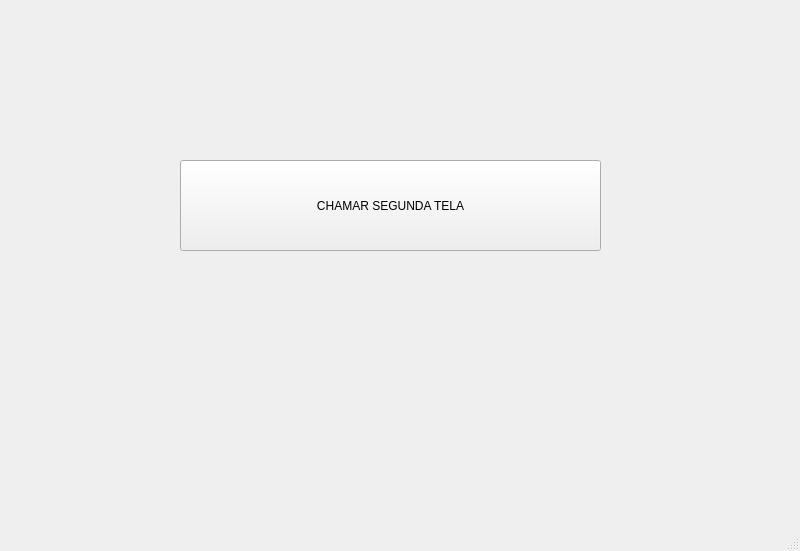
<?xml version="1.0" encoding="UTF-8"?>
<ui version="4.0">
 <class>MainWindow</class>
 <widget class="QMainWindow" name="MainWindow">
  <property name="geometry">
   <rect>
    <x>0</x>
    <y>0</y>
    <width>800</width>
    <height>551</height>
   </rect>
  </property>
  <property name="windowTitle">
   <string>MainWindow</string>
  </property>
  <widget class="QWidget" name="centralwidget">
   <widget class="QPushButton" name="btn_chamar">
    <property name="geometry">
     <rect>
      <x>180</x>
      <y>160</y>
      <width>421</width>
      <height>91</height>
     </rect>
    </property>
    <property name="text">
     <string>CHAMAR SEGUNDA TELA</string>
    </property>
   </widget>
  </widget>
  <widget class="QMenuBar" name="menubar">
   <property name="geometry">
    <rect>
     <x>0</x>
     <y>0</y>
     <width>800</width>
     <height>22</height>
    </rect>
   </property>
  </widget>
  <widget class="QStatusBar" name="statusbar"/>
 </widget>
 <resources/>
 <connections/>
</ui>
